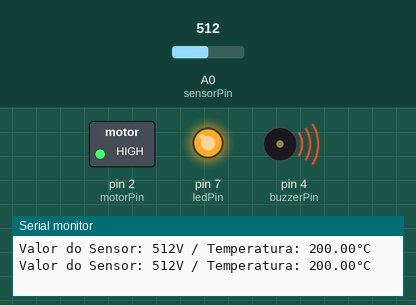
Simulated run of this sketch. Board: Arduino Uno, built with avr-gcc and run on an emulated ATmega328P. Parts: switched loads named in the sketch (green lamp = pin HIGH), output pins drawn as LEDs (lit = HIGH), buzzer (waves = sounding), the last lines printed to the serial monitor. The test bench sets the inputs (shaded band); at power-on: A0 (sensorPin) = 512.

Above: at 1.8 s.
1.9 s: A0 (sensorPin) set to 218
3.4 s: A0 (sensorPin) set to 187
At 4.5 s:
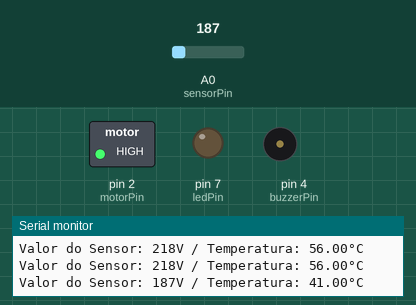
5.5 s: A0 (sensorPin) set to 175
7.2 s: A0 (sensorPin) set to 152
At 8.9 s:
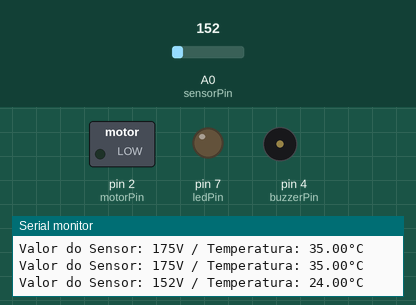
9.5 s: A0 (sensorPin) set to 306
At 10.5 s:
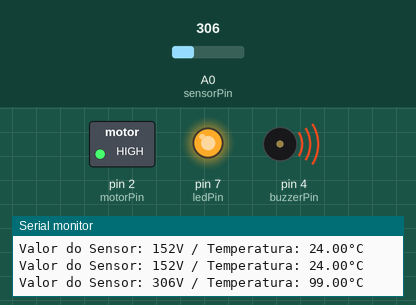
11.5 s: A0 (sensorPin) set to 122
At 13.3 s:
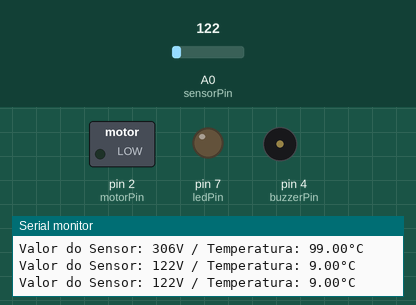
Timing chart, 0 to 14.5 s (numbered marks = the images above; inputs shaded):
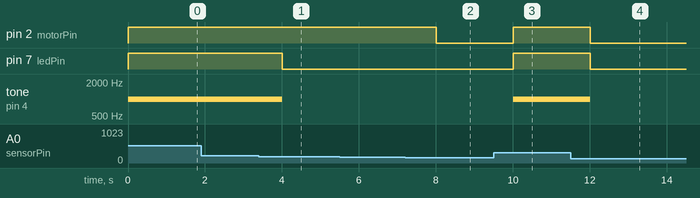

Measured:
- the behaviour switches between 205 and 204 on A0 (sensorPin) (found by bisection; images 0 and 1)
- the behaviour switches between 164 and 163 on A0 (sensorPin) (found by bisection; images 1 and 2)
- after the input at 3.4 s, pin 7 (ledPin): HIGH → LOW after 0.61 s; tone on pin 4 (buzzerPin): 1000 Hz → silent after 0.61 s
- after the input at 7.2 s, pin 2 (motorPin): HIGH → LOW after 0.81 s
- after the input at 9.5 s, pin 2 (motorPin), pin 7 (ledPin): LOW → HIGH after 0.51 s; tone on pin 4 (buzzerPin): silent → 1000 Hz after 0.51 s
- after the input at 11.5 s, pin 2 (motorPin), pin 7 (ledPin): HIGH → LOW after 0.51 s; tone on pin 4 (buzzerPin): 1000 Hz → silent after 0.51 s

The sketch:

Projeto_Eletronica.ino
```cpp
const int sensorPin = A0;
const int motorPin = 2;
const int ledPin = 7;
const int buzzerPin = 4;

void setup() {
  Serial.begin(9600);

  pinMode(motorPin, OUTPUT);
  pinMode(ledPin, OUTPUT);
  pinMode(buzzerPin, OUTPUT);
}

void loop() {
  int sensorValue = analogRead(sensorPin);
   float temperaturaC = map(sensorValue, 102, 307, 0, 100); // Convertendo a leitura para temperatura


  Serial.print("Valor do Sensor: ");
  Serial.print(sensorValue);
  Serial.print("V / Temperatura: ");
  Serial.print(temperaturaC);
  Serial.println("°C");


  if (temperaturaC >= 30) {
    digitalWrite(motorPin, HIGH); // Liga o motor do ventilador
  } else {
    digitalWrite(motorPin, LOW); // Desliga o motor do ventilador
  }

  if (temperaturaC >= 50) {
    digitalWrite(ledPin, HIGH); // Liga Led
    tone(buzzerPin, 1000); // Ativa Buzzer
  } else {
    digitalWrite(ledPin, LOW); // Desliga Led
    noTone(buzzerPin); // Desativa Buzzer
  }

  delay(1000); // Aguarda 1 segundo antes de realizar a próxima leitura
}
```
